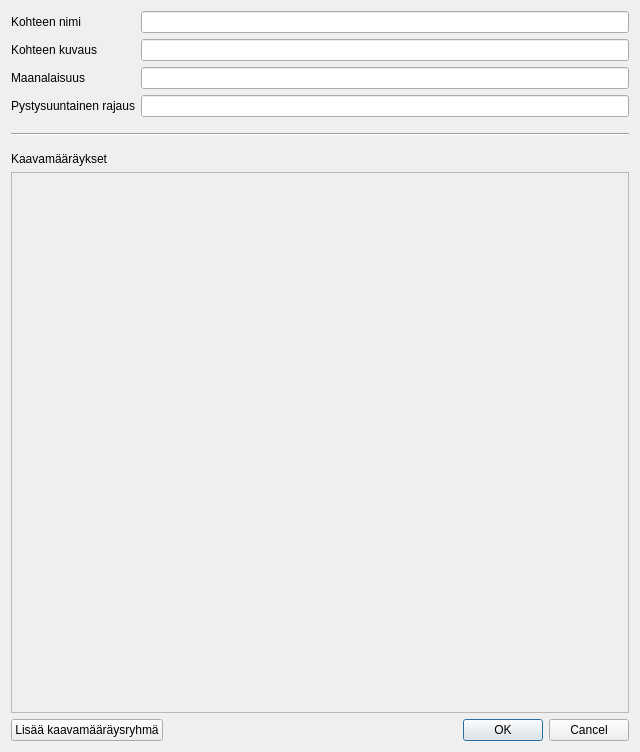
<?xml version="1.0" encoding="UTF-8"?>
<ui version="4.0">
 <class>template_form</class>
 <widget class="QDialog" name="template_form">
  <property name="geometry">
   <rect>
    <x>0</x>
    <y>0</y>
    <width>640</width>
    <height>752</height>
   </rect>
  </property>
  <property name="windowTitle">
   <string>Template form</string>
  </property>
  <layout class="QVBoxLayout" name="verticalLayout">
   <item>
    <layout class="QFormLayout" name="feature_details_layout">
     <item row="0" column="0">
      <widget class="QLabel" name="feature_name_label">
       <property name="text">
        <string>Kohteen nimi</string>
       </property>
      </widget>
     </item>
     <item row="0" column="1">
      <widget class="QLineEdit" name="feature_name"/>
     </item>
     <item row="1" column="0">
      <widget class="QLabel" name="feature_description_label">
       <property name="text">
        <string>Kohteen kuvaus</string>
       </property>
      </widget>
     </item>
     <item row="1" column="1">
      <widget class="QLineEdit" name="feature_description"/>
     </item>
     <item row="2" column="0">
      <widget class="QLabel" name="feature_underground_label">
       <property name="text">
        <string>Maanalaisuus</string>
       </property>
      </widget>
     </item>
     <item row="2" column="1">
      <widget class="QLineEdit" name="feature_underground"/>
     </item>
     <item row="3" column="0">
      <widget class="QLabel" name="feature_vertical_boundaries_label">
       <property name="text">
        <string>Pystysuuntainen rajaus</string>
       </property>
      </widget>
     </item>
     <item row="3" column="1">
      <widget class="QLineEdit" name="feature_vertical_boundaries"/>
     </item>
    </layout>
   </item>
   <item>
    <spacer name="feature_details_spacer">
     <property name="orientation">
      <enum>Qt::Vertical</enum>
     </property>
     <property name="sizeType">
      <enum>QSizePolicy::Preferred</enum>
     </property>
     <property name="sizeHint" stdset="0">
      <size>
       <width>20</width>
       <height>10</height>
      </size>
     </property>
    </spacer>
   </item>
   <item>
    <widget class="Line" name="horizontal_divider">
     <property name="orientation">
      <enum>Qt::Horizontal</enum>
     </property>
    </widget>
   </item>
   <item>
    <spacer name="plan_regulation_group_spacer">
     <property name="orientation">
      <enum>Qt::Vertical</enum>
     </property>
     <property name="sizeType">
      <enum>QSizePolicy::Preferred</enum>
     </property>
     <property name="sizeHint" stdset="0">
      <size>
       <width>20</width>
       <height>10</height>
      </size>
     </property>
    </spacer>
   </item>
   <item>
    <widget class="QLabel" name="label">
     <property name="text">
      <string>Kaavamääräykset</string>
     </property>
    </widget>
   </item>
   <item>
    <widget class="QScrollArea" name="plan_regulation_group_scrollarea">
     <property name="widgetResizable">
      <bool>true</bool>
     </property>
     <widget class="QWidget" name="plan_regulation_group_scrollarea_contents">
      <property name="geometry">
       <rect>
        <x>0</x>
        <y>0</y>
        <width>620</width>
        <height>509</height>
       </rect>
      </property>
      <layout class="QVBoxLayout" name="verticalLayout_2"/>
     </widget>
    </widget>
   </item>
   <item>
    <layout class="QHBoxLayout" name="horizontalLayout">
     <item>
      <widget class="QPushButton" name="add_plan_regulation_group_btn">
       <property name="text">
        <string>Lisää kaavamääräysryhmä</string>
       </property>
      </widget>
     </item>
     <item>
      <widget class="QDialogButtonBox" name="button_box">
       <property name="standardButtons">
        <set>QDialogButtonBox::Cancel|QDialogButtonBox::Ok</set>
       </property>
      </widget>
     </item>
    </layout>
   </item>
  </layout>
 </widget>
 <resources/>
 <connections>
  <connection>
   <sender>button_box</sender>
   <signal>rejected()</signal>
   <receiver>template_form</receiver>
   <slot>reject()</slot>
   <hints>
    <hint type="sourcelabel">
     <x>414</x>
     <y>729</y>
    </hint>
    <hint type="destinationlabel">
     <x>319</x>
     <y>375</y>
    </hint>
   </hints>
  </connection>
 </connections>
</ui>
